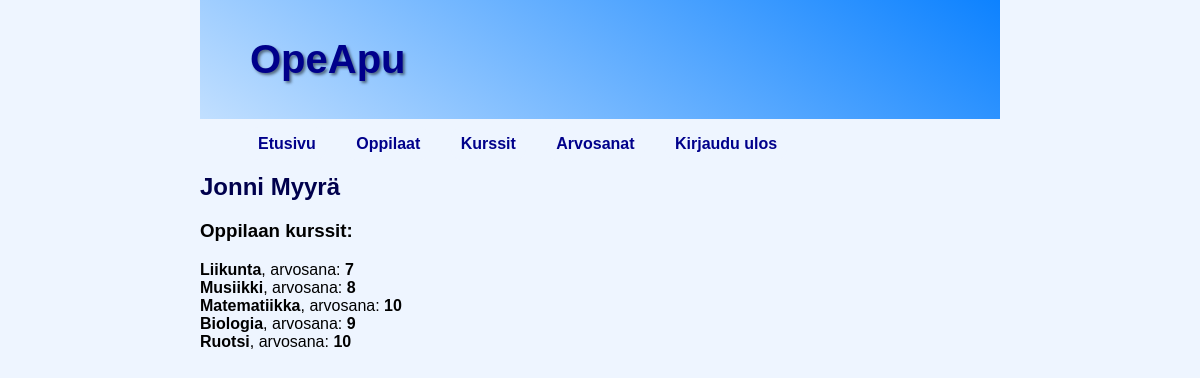
/opeapp/student/7/ (signed in), run on the app's committed database.
### opeapp/models.py (models this page shows, shortened)
class Student(models.Model):
    name = models.CharField(max_length=255)
    creator = models.ForeignKey(User, on_delete=models.CASCADE)

class Course(models.Model):
    name = models.CharField(max_length=255)
    creator = models.ForeignKey(User, on_delete=models.CASCADE)

### opeapp/views.py (the view)
# urls.py: path('student/<int:student_id>/', views.student_details, name='student_details'),
@login_required
def student_details(request, student_id):
    try:
        student = Student.objects.get(pk=student_id)
    except:
        messages.error(request, "You do not have permission to view this student's details.")
        return render(request, 'students.html')
    course_students = CourseStudent.objects.filter(student=student)
    student_courses = {}
    for course_student in course_students:
        course_name = course_student.course.name
        grade = course_student.grade
        student_courses[course_name] = {'grade': grade}
    context = {
        'student_name': student.name,
        'course_students': student_courses
    }
    return render(request, 'student.html', context)

### opeapp/templates/student.html (shortened to what this page needs)
{% extends "base.html" %}
{% block link %}
    {% if user.is_authenticated %}
        {{ block.super }}
    {% endif %}
{% endblock %}
{% block content %}
    <h2>{{ student_name }}</h2>
    <h3>Oppilaan kurssit:</h3>
    {% for course, data in course_students.items %}
        <b>{{ course }}</b>, arvosana: <b>{{ data.grade }}</b>
        <br>
    {% endfor %}
{% endblock %}

### opeapp/static/main.css (style rules this page uses)
body { margin: auto; max-width: 50em; font-family: 'Montserrat', 'Helvetica', sans-serif; background: rgb(238, 245, 255); }
h2 { color: rgb(0, 0, 77); }

### data on the page
Student: name "Jonni Myyrä"
Course: course_students "Liikunta"
Course: course_students "Musiikki"
Course: course_students "Matematiikka"
Course: course_students "Biologia"
Course: course_students "Ruotsi"

### other printed values
{{ data.grade }} "7" "8" "10" "9" "10"
